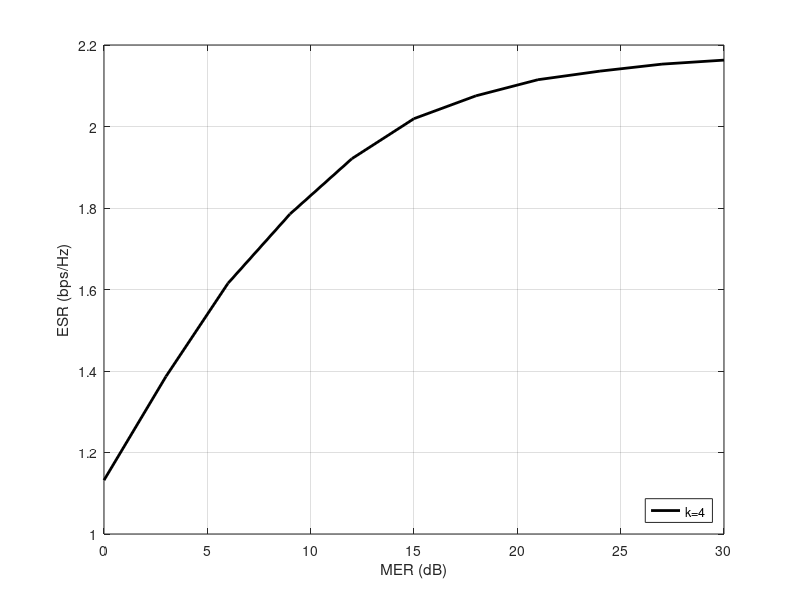

This chart was generated by the following MATLAB code:
clc;
clear all;
range_MER_dB=0:3:30;
L=length(range_MER_dB);
load('ESR_VS_SOP_FIG_3');
plot(range_MER_dB,sec_cap(1:L),'-k','MarkerSize',7,'linewidth',2);
grid on;
xlabel('MER (dB)');
ylabel('ESR (bps/Hz)');
legend('k=4','location','SouthEast');
savefig('plot_ESR_MER_fig_3.fig');
